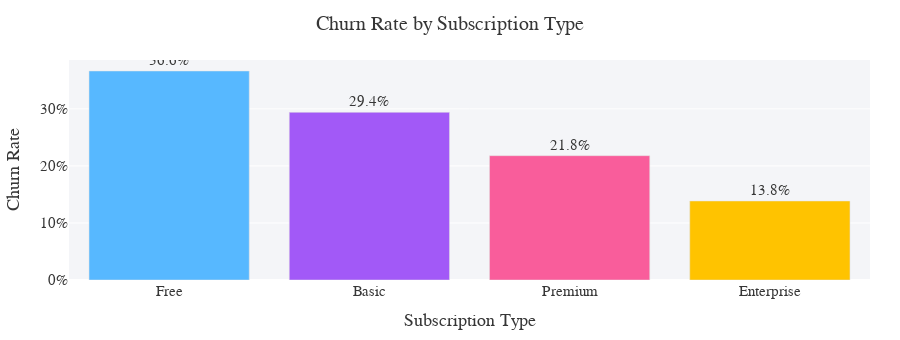
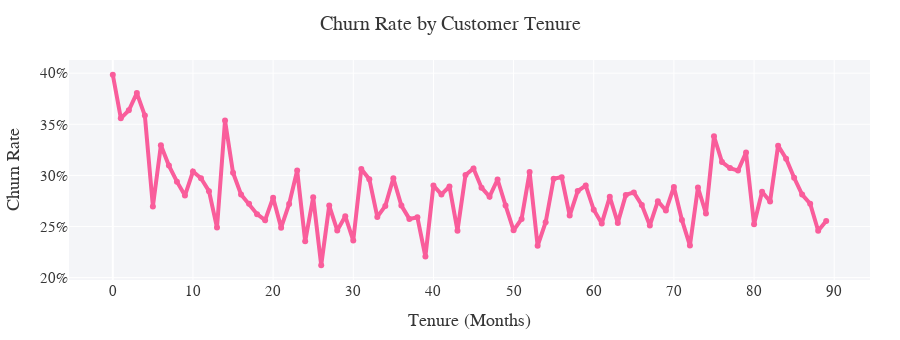
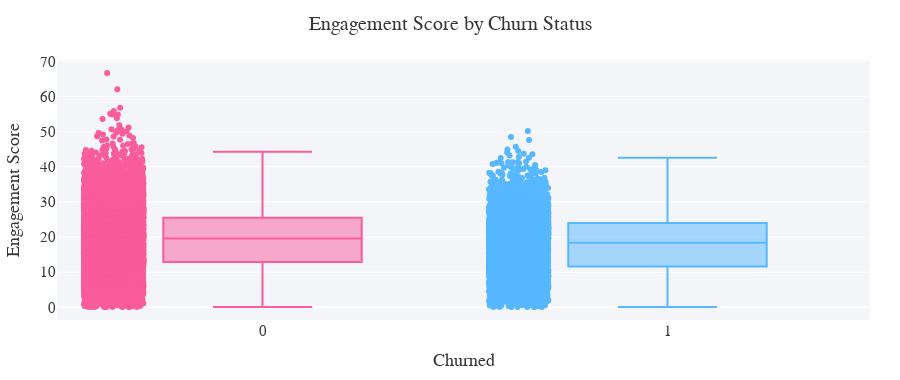

Notebook code for these charts, in order:
### Markdown cell above
# Section 4: Churn & Retention Analysis

### Code cell
display(Markdown("## 🔥 Churn & Retention Analysis"))
display(Markdown("""
Customer churn is the single most critical metric for a SaaS business like StreamFlow.  
Let's break down where, when, and why customers churn—and who our highest-retention segments are.
"""))

# Elegant color palette
custom_palette = ['#57b8ff', '#a259f7', '#f95d9b', '#ffc300']
neutral_grey = "#f4f5f8"
sub_order = ['Free', 'Basic', 'Premium', 'Enterprise']

# --- Churn Rate by Subscription Type ---
churn_rate = df.groupby('subscription_type')['churned'].mean().reindex(sub_order)

fig1 = px.bar(
    churn_rate.reset_index(), x='subscription_type', y='churned',
    color='subscription_type', color_discrete_sequence=custom_palette,
    title="Churn Rate by Subscription Type", text='churned'
)
fig1.update_layout(
    width=900, height=340,
    plot_bgcolor=neutral_grey,
    xaxis_title="Subscription Type",
    yaxis_title="Churn Rate",
    font=dict(family="Segoe UI, Arial", size=15, color="#363636"),
    title=dict(x=0.5, font=dict(size=20)),
    showlegend=False,
    margin=dict(l=30, r=30, t=60, b=60),
    yaxis_tickformat=".0%"
)
fig1.update_traces(marker_line_color="#e0e0e0", texttemplate='%{text:.1%}', textposition='outside')
fig1.show()

display(Markdown("""
**Observation:**  
- **Churn is highest for Free users**, and decreases sharply with each higher subscription tier.
- **Enterprise churn is extremely low**—retention is strongest among our most valuable accounts.
"""))

display(Markdown("<hr style='border:0.5px solid #e0e0e0;'>"))

# --- Churn by Tenure (Survival Curve) ---
import numpy as np

churn_by_tenure = df.groupby('tenure_months')['churned'].mean().reset_index()

fig2 = px.line(
    churn_by_tenure, x='tenure_months', y='churned',
    title="Churn Rate by Customer Tenure",
    markers=True
)
fig2.update_layout(
    width=900, height=340,
    plot_bgcolor=neutral_grey,
    xaxis_title="Tenure (Months)",
    yaxis_title="Churn Rate",
    font=dict(family="Segoe UI, Arial", size=15, color="#363636"),
    title=dict(x=0.5, font=dict(size=20)),
    margin=dict(l=30, r=30, t=60, b=60),
    yaxis_tickformat=".0%"
)
fig2.update_traces(line=dict(width=4, color="#f95d9b"))
fig2.show()

display(Markdown("""
**Insight:**  
- The risk of churn is **highest for new customers**. Churn rate declines rapidly as tenure increases—customers who remain for a year are much less likely to leave.
- **Action:** Focus onboarding resources on the first 6–12 months to maximize long-term retention.
"""))

display(Markdown("<hr style='border:0.5px solid #e0e0e0;'>"))

# --- Churn vs. Engagement Score (Boxplot) ---
fig3 = px.box(
    df, x='churned', y='engagement_score',
    color='churned', color_discrete_sequence=['#f95d9b', '#57b8ff'],
    title="Engagement Score by Churn Status",
    points='all',
    labels={'churned': 'Churned (1=Yes, 0=No)'}
)
fig3.update_layout(
    width=900, height=380,
    plot_bgcolor=neutral_grey,
    xaxis_title="Churned",
    yaxis_title="Engagement Score",
    font=dict(family="Segoe UI, Arial", size=15, color="#363636"),
    title=dict(x=0.5, font=dict(size=20)),
    showlegend=False,
    margin=dict(l=30, r=30, t=60, b=60)
)
fig3.update_traces(marker_line_color="#e0e0e0")
fig3.show()

display(Markdown("""
**Key Takeaway:**  
- **Engaged users rarely churn**—the median engagement score for churned users is dramatically lower than for retained users.
- **Predicting churn early** is possible using engagement metrics and tenure together.
"""))

display(Markdown("<hr style='border:0.5px solid #e0e0e0;'>"))

# --- Feature Correlations with Churn (for actionable insights) ---
import plotly.figure_factory as ff

corrs = df.corr(numeric_only=True)
churn_corrs = corrs['churned'].sort_values(key=lambda x: abs(x), ascending=False)[1:9]

fig4 = px.bar(
    churn_corrs.reset_index(), x='index', y='churned',
    color='churned', color_continuous_scale='sunsetdark',
    title="Feature Correlation with Churn (Top Predictors)"
)
fig4.update_layout(
    width=900, height=360,
    plot_bgcolor=neutral_grey,
    xaxis_title="Feature",
    yaxis_title="Correlation with Churn",
    font=dict(family="Segoe UI, Arial", size=15, color="#363636"),
    title=dict(x=0.5, font=dict(size=20)),
    margin=dict(l=30, r=30, t=60, b=60),
    coloraxis_showscale=False
)
fig4.update_traces(marker_line_color="#e0e0e0")
fig4.show()

display(Markdown("""
**Actionable Insights:**  
- **Low engagement score, high support tickets, low loyalty, and missed payments** are the most predictive of churn.
- Targeted retention campaigns and proactive outreach for these risk factors can dramatically improve LTV.
"""))

display(Markdown("<hr style='border:0.5px solid #e0e0e0;'>"))

### Figure 1 — Plotly figure (JSON) as saved in the notebook; plotly's stock layout.template omitted (floating-point values rounded to 4 significant figures)
{"data": [{"hovertemplate": "subscription_type=%{x}<br>churned=%{text}<extra></extra>", "legendgroup": "Free", "marker": {"color": "#57b8ff", "line": {"color": "#e0e0e0"}, "pattern": {"shape": ""}}, "name": "Free", "orientation": "v", "showlegend": true, "text": [0.3663], "textposition": "outside", "texttemplate": "%{text:.1%}", "type": "bar", "x": ["Free"], "xaxis": "x", "y": [0.3663], "yaxis": "y"}, {"hovertemplate": "subscription_type=%{x}<br>churned=%{text}<extra></extra>", "legendgroup": "Basic", "marker": {"color": "#a259f7", "line": {"color": "#e0e0e0"}, "pattern": {"shape": ""}}, "name": "Basic", "orientation": "v", "showlegend": true, "text": [0.2938], "textposition": "outside", "texttemplate": "%{text:.1%}", "type": "bar", "x": ["Basic"], "xaxis": "x", "y": [0.2938], "yaxis": "y"}, {"hovertemplate": "subscription_type=%{x}<br>churned=%{text}<extra></extra>", "legendgroup": "Premium", "marker": {"color": "#f95d9b", "line": {"color": "#e0e0e0"}, "pattern": {"shape": ""}}, "name": "Premium", "orientation": "v", "showlegend": true, "text": [0.2179], "textposition": "outside", "texttemplate": "%{text:.1%}", "type": "bar", "x": ["Premium"], "xaxis": "x", "y": [0.2179], "yaxis": "y"}, {"hovertemplate": "subscription_type=%{x}<br>churned=%{text}<extra></extra>", "legendgroup": "Enterprise", "marker": {"color": "#ffc300", "line": {"color": "#e0e0e0"}, "pattern": {"shape": ""}}, "name": "Enterprise", "orientation": "v", "showlegend": true, "text": [0.1384], "textposition": "outside", "texttemplate": "%{text:.1%}", "type": "bar", "x": ["Enterprise"], "xaxis": "x", "y": [0.1384], "yaxis": "y"}], "layout": {"barmode": "relative", "font": {"color": "#363636", "family": "Segoe UI, Arial", "size": 15}, "height": 340, "legend": {"title": {"text": "subscription_type"}, "tracegroupgap": 0}, "margin": {"b": 60, "l": 30, "r": 30, "t": 60}, "plot_bgcolor": "#f4f5f8", "showlegend": false, "title": {"font": {"size": 20}, "text": "Churn Rate by Subscription Type", "x": 0.5}, "width": 900, "xaxis": {"anchor": "y", "categoryarray": ["Free", "Basic", "Premium", "Enterprise"], "categoryorder": "array", "domain": [0, 1], "title": {"text": "Subscription Type"}}, "yaxis": {"anchor": "x", "domain": [0, 1], "tickformat": ".0%", "title": {"text": "Churn Rate"}}}}

### Figure 2 — Plotly figure (JSON) as saved in the notebook; plotly's stock layout.template omitted (floating-point values rounded to 4 significant figures)
{"data": [{"hovertemplate": "tenure_months=%{x}<br>churned=%{y}<extra></extra>", "legendgroup": "", "line": {"color": "#f95d9b", "dash": "solid", "width": 4}, "marker": {"symbol": "circle"}, "mode": "lines+markers", "name": "", "orientation": "v", "showlegend": false, "type": "scatter", "x": [0, 1, 2, 3, 4, 5, 6, 7, 8, 9, 10, 11, 12, 13, 14, 15, 16, 17, 18, 19, 20, 21, 22, 23, 24, 25, 26, 27, 28, 29, 30, 31, 32, 33, 34, 35, 36, 37, 38, 39, 40, 41, 42, 43, 44, 45, 46, 47, 48, 49, 50, 51, 52, 53, 54, 55, 56, 57, 58, 59, 60, 61, 62, 63, 64, 65, 66, 67, 68, 69, 70, 71, 72, 73, 74, 75, 76, 77, 78, 79, 80, 81, 82, 83, 84, 85, 86, 87, 88, 89], "xaxis": "x", "y": [0.3985, 0.3559, 0.3636, 0.3805, 0.3585, 0.2697, 0.3294, 0.3096, 0.2939, 0.2803, 0.3038, 0.2972, 0.2846, 0.249, 0.3537, 0.3026, 0.2814, 0.2723, 0.2621, 0.2562, 0.2782, 0.2489, 0.2721, 0.3047, 0.2355, 0.2786, 0.2121, 0.2705, 0.2462, 0.2601, 0.2362, 0.3062, 0.2963, 0.2594, 0.2702, 0.2972, 0.2705, 0.2575, 0.259, 0.2206, 0.2901, 0.2814, 0.2892, 0.246, 0.3004, 0.3068, 0.288, 0.2792, 0.296, 0.2706, 0.2463, 0.2575, 0.3032, 0.2311, 0.2542, 0.2967, 0.2983, 0.2607, 0.2847, 0.2901, 0.2664, 0.2531, 0.2792, 0.2536, 0.2809, 0.2834, 0.271, 0.251, 0.2748, 0.2656, 0.2887, 0.2565, 0.2314, 0.2882, 0.2627, 0.3383, 0.313, 0.3071, 0.3047, 0.3223, 0.2523, 0.2841, 0.2745, 0.3291, 0.3164, 0.2977, 0.2812, 0.2724, 0.2459, 0.2555], "yaxis": "y"}], "layout": {"font": {"color": "#363636", "family": "Segoe UI, Arial", "size": 15}, "height": 340, "legend": {"tracegroupgap": 0}, "margin": {"b": 60, "l": 30, "r": 30, "t": 60}, "plot_bgcolor": "#f4f5f8", "title": {"font": {"size": 20}, "text": "Churn Rate by Customer Tenure", "x": 0.5}, "width": 900, "xaxis": {"anchor": "y", "domain": [0, 1], "title": {"text": "Tenure (Months)"}}, "yaxis": {"anchor": "x", "domain": [0, 1], "tickformat": ".0%", "title": {"text": "Churn Rate"}}}}

### Figure 3 — Plotly figure (JSON) as saved in the notebook; plotly's stock layout.template omitted (floating-point values rounded to 4 significant figures; data arrays with more than 128 entries replaced by an {"elided": "..."} marker saying what was removed)
{"data": [{"alignmentgroup": "True", "boxpoints": "all", "hovertemplate": "Churned (1=Yes, 0=No)=%{x}<br>engagement_score=%{y}<extra></extra>", "legendgroup": "0", "marker": {"color": "#f95d9b", "line": {"color": "#e0e0e0"}}, "name": "0", "notched": false, "offsetgroup": "0", "orientation": "v", "showlegend": true, "type": "box", "x": {"elided": "16501 int values"}, "x0": " ", "xaxis": "x", "y": {"elided": "16501 float values"}, "y0": " ", "yaxis": "y"}, {"alignmentgroup": "True", "boxpoints": "all", "hovertemplate": "Churned (1=Yes, 0=No)=%{x}<br>engagement_score=%{y}<extra></extra>", "legendgroup": "1", "marker": {"color": "#57b8ff", "line": {"color": "#e0e0e0"}}, "name": "1", "notched": false, "offsetgroup": "1", "orientation": "v", "showlegend": true, "type": "box", "x": {"elided": "6499 int values"}, "x0": " ", "xaxis": "x", "y": {"elided": "6499 float values"}, "y0": " ", "yaxis": "y"}], "layout": {"boxmode": "overlay", "font": {"color": "#363636", "family": "Segoe UI, Arial", "size": 15}, "height": 380, "legend": {"title": {"text": "Churned (1=Yes, 0=No)"}, "tracegroupgap": 0}, "margin": {"b": 60, "l": 30, "r": 30, "t": 60}, "plot_bgcolor": "#f4f5f8", "showlegend": false, "title": {"font": {"size": 20}, "text": "Engagement Score by Churn Status", "x": 0.5}, "width": 900, "xaxis": {"anchor": "y", "categoryarray": [0, 1], "categoryorder": "array", "domain": [0, 1], "title": {"text": "Churned"}}, "yaxis": {"anchor": "x", "domain": [0, 1], "title": {"text": "Engagement Score"}}}}
